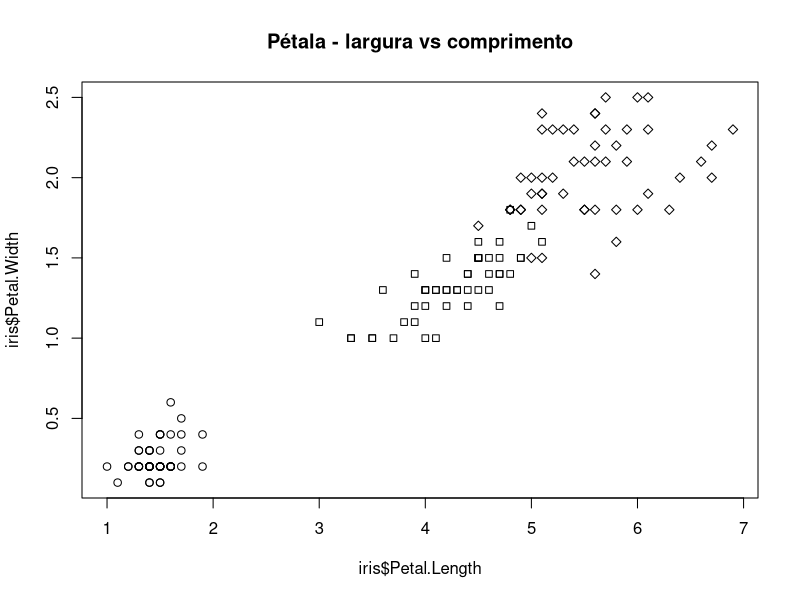
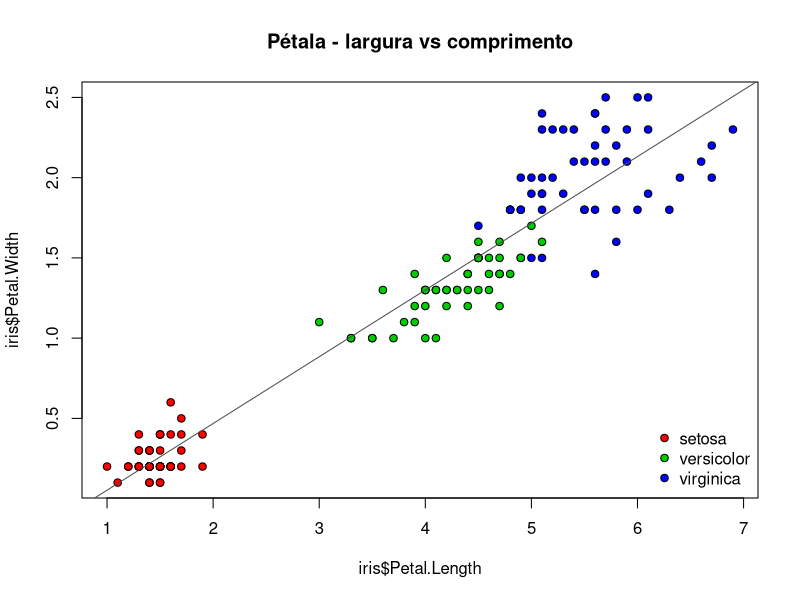
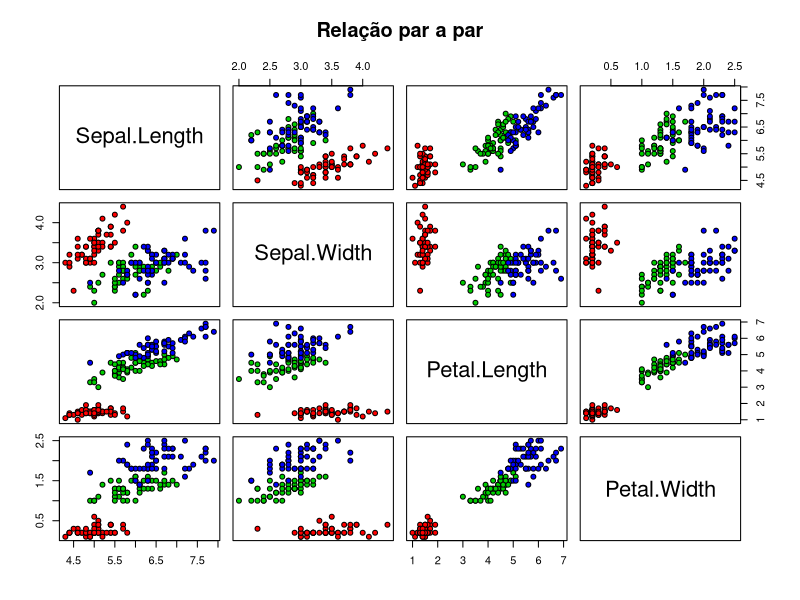
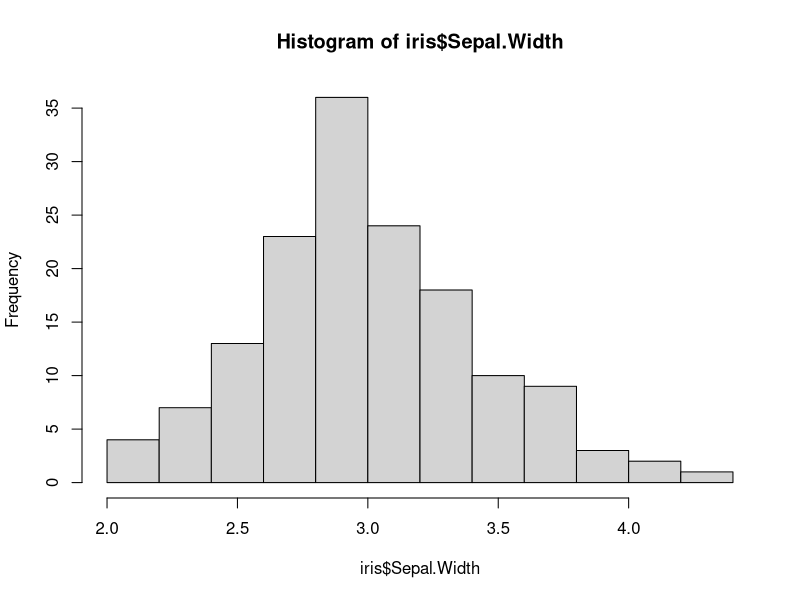
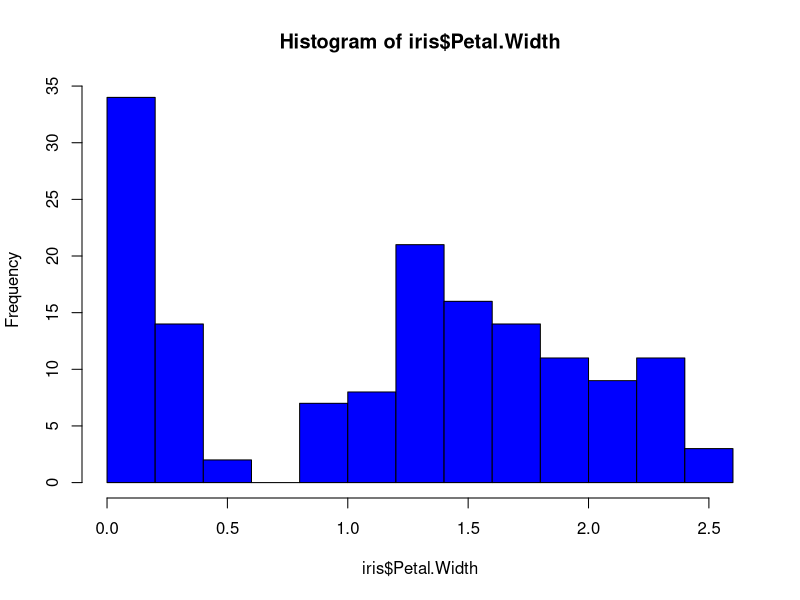
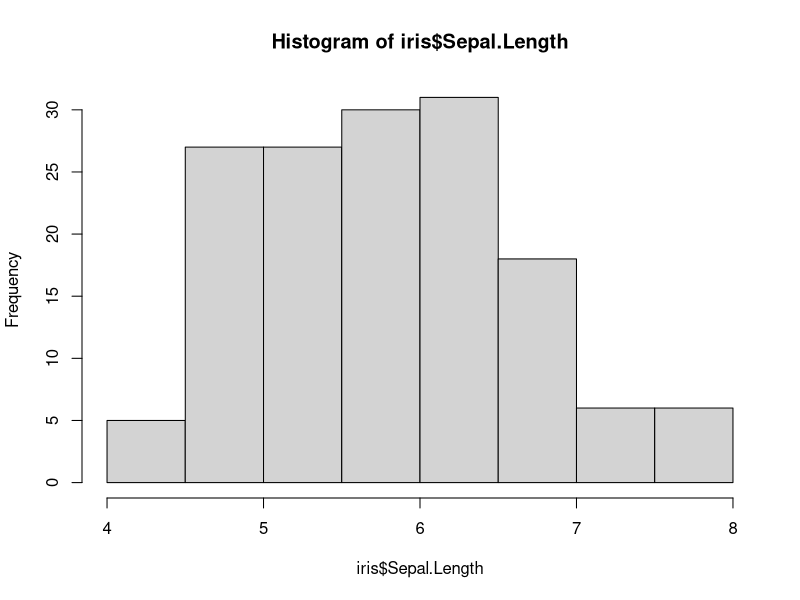
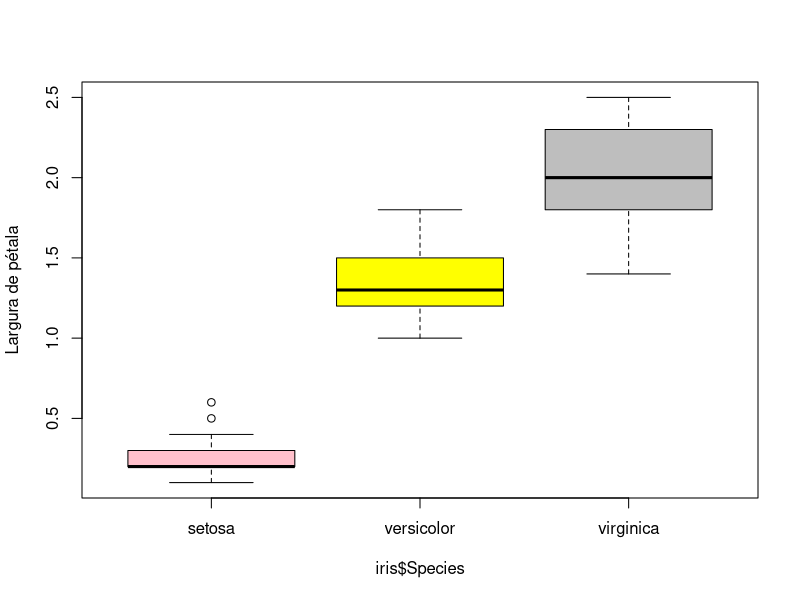
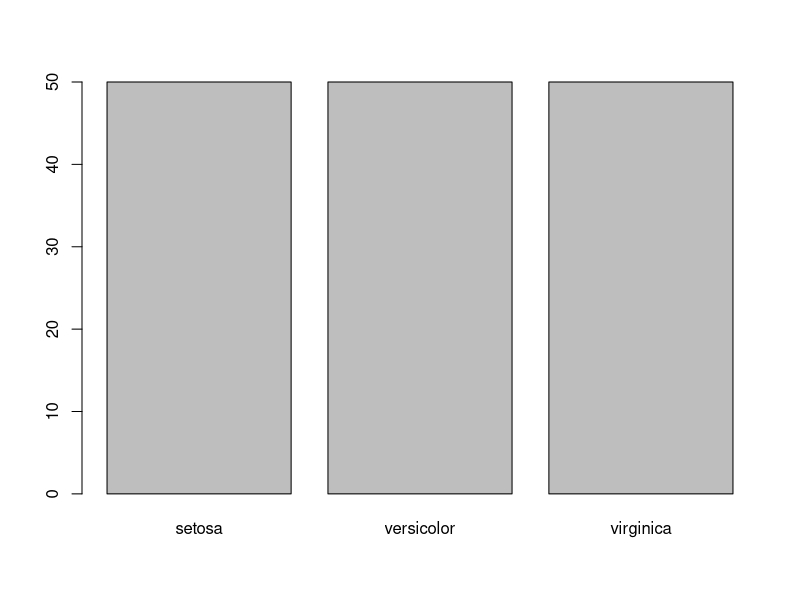

Reproduce these figures in R, in order. (Note: this script raises an error after producing the figures.)
data("iris")
View(iris)
dim(iris)

# Scatter plot --> relação entre duas variáveis contínuas
plot(x = iris$Petal.Length,
     y = iris$Petal.Width,
     pch = c(21, 22, 23)[unclass(iris$Species)],
     main = "Pétala - largura vs comprimento") #titulo

plot(x = iris$Petal.Length, 
     y = iris$Petal.Width, 
     pch = 21, 
     bg = c("red","green3","blue")[unclass(iris$Species)], # 'background' color, só col muda a cor da borda
     main = "Pétala - largura vs comprimento")
legend("bottomright", # posição da legenda
       legend = levels(iris$Species), # o que vai na legenda
       pt.bg = c("red","green3","blue"), # cores dos pontos
       pch = 21, 
       bty = "n") # 'box type', n é nenhuma ('none')
abline(lm(Petal.Width~Petal.Length, data=iris), col="grey30") # adiciona uma linha de regressão linear

# Relação par a par
pairs(iris[1:4], 
      main = "Relação par a par", 
      pch = 21, 
      bg = c("red", "green3", "blue")[unclass(iris$Species)])

hist(iris$Sepal.Width)
hist(iris$Petal.Width, col = "blue")
hist(iris$Sepal.Length, breaks = 10)

# Box plot --> Diferenças entre uma variável de 3 espécies

boxplot(iris$Petal.Width~iris$Species, iris$Species,
        col=c("pink","yellow","grey"),
        ylab = "Largura de pétala")

# Bar plot
barplot(table(iris$Species))
barplot(table(iris$Species), col = "green")

# Heatmaps
install.packages("pheatmap")
pheatmap(t(iris[,1:4]))



